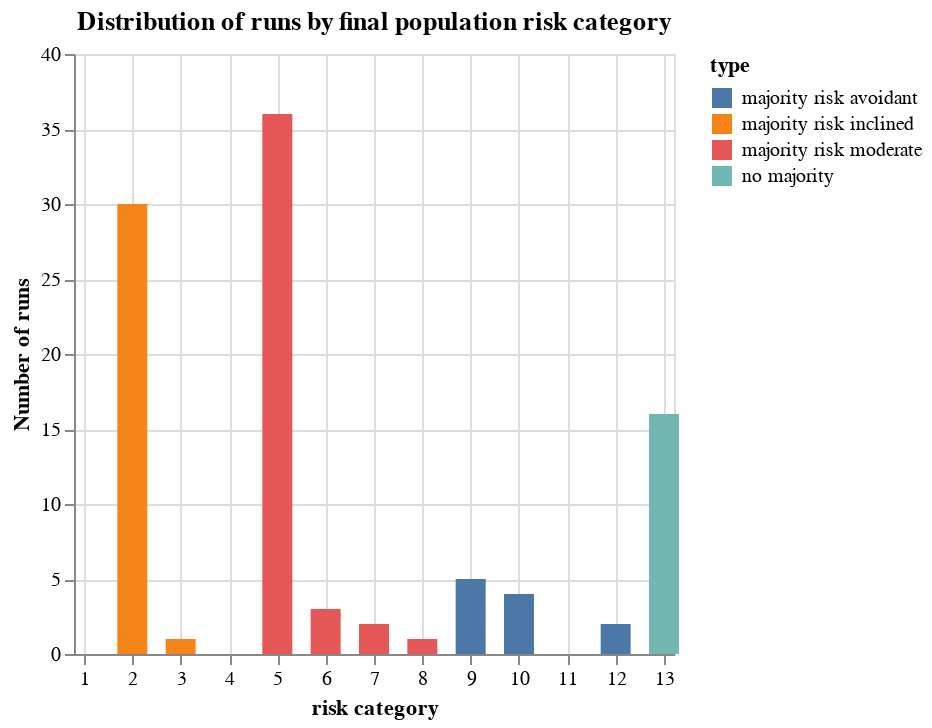

The notebook cell saved with this chart:
### Code cell
import altair as alt
alt.Chart(model_grouped).mark_bar(width=15).encode(
   x=alt.X("risk_category", title="risk category", axis=alt.Axis(tickCount=13),  # 13 categories
           scale=alt.Scale(domain=[1, 13])),
   y=alt.Y("runs", title="Number of runs"),
   color=alt.Color("category_label", title="type")
).properties(title='Distribution of runs by final population risk category')

### Figure 1 — Vega-Lite specification as saved in the notebook (floating-point values rounded to 4 significant figures)
{"config": {"view": {"continuousWidth": 300, "continuousHeight": 300}}, "data": {"name": "data-52c325a0c1fd38a9c230508582b781d8"}, "mark": {"type": "bar", "width": 15}, "encoding": {"color": {"field": "category_label", "title": "type", "type": "nominal"}, "x": {"axis": {"tickCount": 13}, "field": "risk_category", "scale": {"domain": [1, 13]}, "title": "risk category", "type": "quantitative"}, "y": {"field": "runs", "title": "Number of runs", "type": "quantitative"}}, "title": "Distribution of runs by final population risk category", "$schema": "https://vega.github.io/schema/vega-lite/v5.14.1.json", "datasets": {"data-52c325a0c1fd38a9c230508582b781d8": [{"risk_category": 2, "runs": 30, "category_label": "majority risk inclined"}, {"risk_category": 3, "runs": 1, "category_label": "majority risk inclined"}, {"risk_category": 5, "runs": 36, "category_label": "majority risk moderate"}, {"risk_category": 6, "runs": 3, "category_label": "majority risk moderate"}, {"risk_category": 7, "runs": 2, "category_label": "majority risk moderate"}, {"risk_category": 8, "runs": 1, "category_label": "majority risk moderate"}, {"risk_category": 9, "runs": 5, "category_label": "majority risk avoidant"}, {"risk_category": 10, "runs": 4, "category_label": "majority risk avoidant"}, {"risk_category": 12, "runs": 2, "category_label": "majority risk avoidant"}, {"risk_category": 13, "runs": 16, "category_label": "no majority"}]}}
